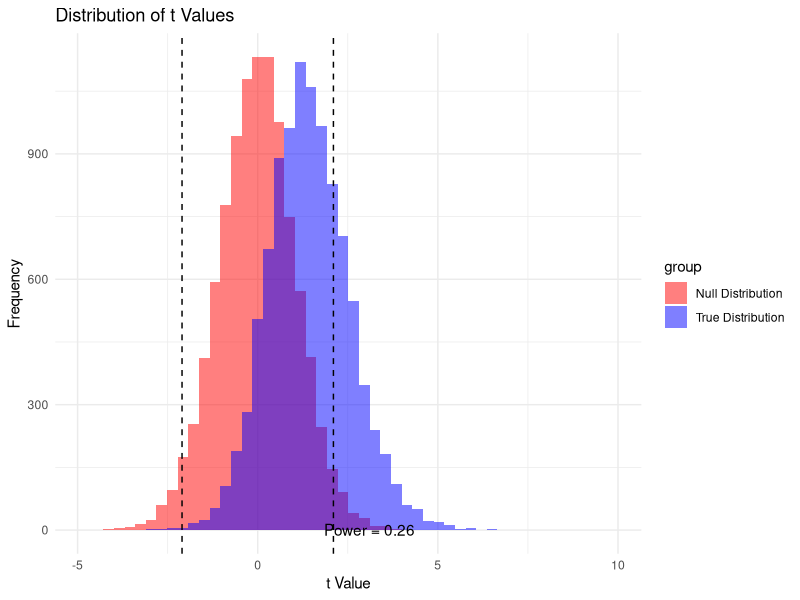

Write R code to recreate this figure.
library(ggplot2)

# パラメータ設定
rho <- 0.3
n <- 20
alpha <- 0.05
df <- n - 2
n_sim <- 10000

# 無相関の場合のシミュレーション
null_r <- replicate(n_sim, cor(rnorm(n), rnorm(n)))

# 相関がある場合のシミュレーション
true_r <- replicate(n_sim, {
  x <- rnorm(n)
  y <- rho * x + sqrt(1 - rho^2) * rnorm(n)
  cor(x, y)
})

# t分布への変換
null_t <- null_r * sqrt(df / (1 - null_r^2))
true_t <- true_r * sqrt(df / (1 - true_r^2))

# 臨界値の計算（双方向）
critical_value_t <- qt(1 - alpha / 2, df)
critical_value_r <- critical_value_t / sqrt(df + critical_value_t^2)

# 検出力の計算（片方向）
ncp <- sqrt(n) * rho / sqrt(1 - rho^2)
power <- mean(true_t > critical_value_t)

# データフレームの作成
data <- data.frame(
  t_value = c(null_t, true_t),
  group = factor(rep(c("Null Distribution", "True Distribution"), each = n_sim))
)

# ggplotでプロット
ggplot(data, aes(x = t_value, fill = group)) +
  geom_histogram(position = "identity", bins = 50, alpha = 0.5) +
  geom_vline(xintercept = c(-critical_value_t, critical_value_t), linetype = "dashed", color = "black") +
  labs(title = "Distribution of t Values", x = "t Value", y = "Frequency") +
  scale_fill_manual(values = c("red", "blue")) +
  annotate("text", x = critical_value_t + 1, y = max(table(data$t_value)), label = sprintf("Power = %.2f", power), color = "black") +
  theme_minimal()
